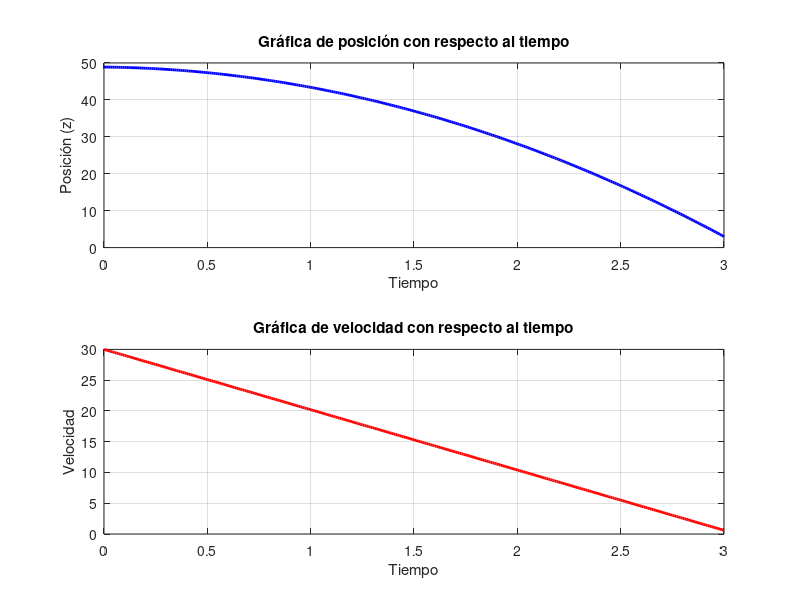

Write MATLAB code to recreate this figure.
% Gráfica de la posición con respecto al tiempo del movimiento de la góndola, y de la velocidad con respecto al tiempo
% El siguiente codigo es una implementación numérica para simular el movimiento de una góndola sometida a un frenado magnético
I = 1;                            % Corriente
mu = 1;                           % Permeabilidad relativa
mu_0 = 4 * pi * 1e-7;             % Permeabilidad del vacío
R = 1;                            % Radio
m = 1;                            % Masa
g = 9.8;                          % Aceleración debida a la gravedad
dt = 0.01;                        % Paso de tiempo
t_max = 3;                        % Tiempo máximo

t = 0:dt:t_max;                   % Vector de tiempo desde 0 hasta t_max con paso dt
z = linspace(3, 0, numel(t));    % Inicializar posición desde 30 hasta 0
v = 30 * ones(size(t));           % Inicializar velocidad en 30

% Bucle de integración numérica
for i = 1:length(t)-1
    A = (3 * I * mu * mu_0 * R^2 / (2 * m)) * (z(i) / (R^2 + z(i)^2)^(5/2)) - g;
    
    v_half = v(i) + A * dt / 2;          % Estimación de la velocidad en el punto intermedio
    z_half = z(i) + v(i) * dt / 2;       % Estimación de la posición en el punto intermedio
    
    A_plus_1 = (3 * I * mu * mu_0 * R^2 / (2 * m)) * (z_half / (R^2 + z_half^2)^(5/2)) - g;
    
    v(i + 1) = v_half + A_plus_1 * dt / 2;  % Actualización de la velocidad en el siguiente paso
    z(i + 1) = z(i) + v_half * dt;           % Actualización de la posición en el siguiente paso
end

% Gráfica de posición con respecto al tiempo
figure;
subplot(2, 1, 1);
plot(t, flip(z), 'b', 'LineWidth', 2);  % Invertir el orden de los valores de z para que sea descendente
xlabel('Tiempo');
ylabel('Posición (z)');
title('Gráfica de posición con respecto al tiempo');
grid on;

% Gráfica de velocidad con respecto al tiempo
subplot(2, 1, 2);
plot(t, v, 'r', 'LineWidth', 2);
xlabel('Tiempo');
ylabel('Velocidad');
title('Gráfica de velocidad con respecto al tiempo');
grid on;